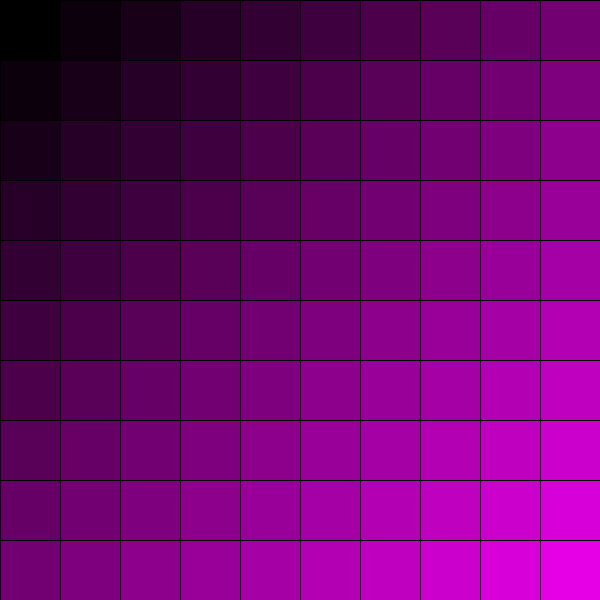
Frame 1 (no input)
Frame 60 (the mouse pressed at the canvas centre just before this capture): identical to frame 1, image omitted
Frame 120 (the mouse held since frame 60 and released just before this capture): identical to frame 1, image omitted

The Processing sketch that drew this single still picture (run headless with seeded random() and noise(); from frame 60 on, the mouse is pressed at the canvas centre):

// Processing sketch: forAnidado
// ── forAnidado.pde
int cant;
int tam;
void setup() {
  size(600, 600);
  cant = 10;
  tam = width/cant;
}
void draw() {
  background(0);
  for (int i=0; i<cant; i++) {
    for (int j=0; j<cant; j++) {
      float tono = map(i+j, 0, cant+cant, 0, 255);
      fill(255, 0, 255, tono);
      rect(i*tam, j*tam, tam, tam);
    }
  }
}
